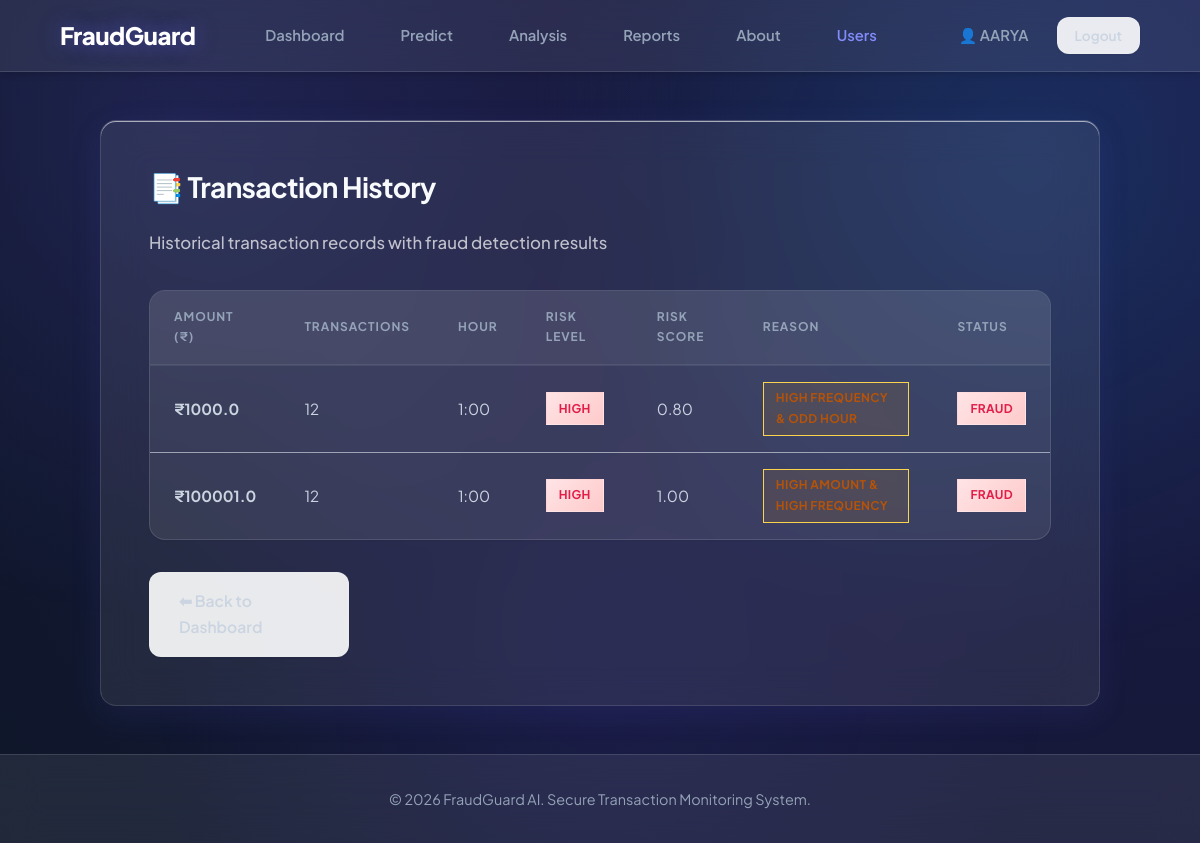
/report/ (signed in), run on the app's committed database.
### core/models.py (models this page shows, shortened)
class TransactionRecord(models.Model):
    amount = models.FloatField()
    transactions = models.IntegerField()
    hour = models.IntegerField()
    fraud_result = models.CharField(max_length=20) # "Fraud" or "Normal"
    risk_level = models.CharField(max_length=20)   # "High Risk", etc.
    risk_score = models.FloatField(default=0.0)
    fraud_reason = models.CharField(max_length=255, blank=True, null=True)
    timestamp = models.DateTimeField(auto_now_add=True)

### core/views.py (the view)
# urls.py: path('report/', views.report, name='report'),
def report(request):
    report_data = TransactionRecord.objects.all().order_by('-timestamp')
    return render(request, 'core/report.html', {'report_data': report_data})

### core/templates/core/report.html (shortened to what this page needs)
{% extends 'core/base.html' %}
{% block content %}
<div class="box wide">
    <h2>📑 Transaction History</h2>
    <p class="subtitle">Historical transaction records with fraud detection results</p>
    {% if report_data %}
    <div class="table-wrapper">
        <table>
            <thead>
                <tr>
                    <th>Amount (₹)</th>
                    <th>Transactions</th>
                    <th>Hour</th>
                    <th>Risk Level</th>
                    <th>Risk Score</th>
                    <th>Reason</th>
                    <th>Status</th>
                </tr>
            </thead>
            <tbody>
                {% for row in report_data %}
                <tr>
                    <td><strong>₹{{ row.amount }}</strong></td>
                    <td>{{ row.transactions }}</td>
                    <td>{{ row.hour }}:00</td>
                    <td>
                        {% if row.risk_level == "High Risk" %}
                        <span class="badge fraud">High</span>
                        {% elif row.risk_level == "Medium Risk" %}
                        <span class="badge warning">Medium</span>
                        {% else %}
                        <span class="badge normal">Low</span>
                        {% endif %}
                    </td>
                    <td>{{ row.risk_score|floatformat:2 }}</td>
                    <td>
                        {% if row.fraud_result == "Fraud" %}
                        <span class="badge reason">{{ row.fraud_reason|default:"N/A" }}</span>
                        {% else %}
                        <span class="badge normal">-</span>
                        {% endif %}
                    </td>
                    <td>
                        {% if row.fraud_result == "Fraud" %}
                        <span class="badge fraud">Fraud</span>
                        {% else %}
                        <span class="badge normal">Normal</span>
                        {% endif %}
                    </td>
                </tr>
                {% endfor %}
            </tbody>
        </table>
    </div>
    {% endif %}
    <a href="{% url 'home' %}" class="button secondary" style="margin-top: 2rem; max-width: 200px;">⬅ Back to
        Dashboard</a>
</div>
{% endblock %}

### core/templates/core/base.html (shortened to what this page needs)
{% load static %}
<!DOCTYPE html>
<html lang="en">
<head>
    <link rel="stylesheet" href="{% static 'core/style.css' %}?v=1.4">
</head>
<body>
    <nav class="navbar">
        <a href="{% url 'home' %}" class="brand">
            FraudGuard
        </a>
        <div class="nav-links">
            <a href="{% url 'home' %}" class="nav-link">Dashboard</a>
            <a href="{% url 'predict' %}" class="nav-link">Predict</a>
            <a href="{% url 'fraud_analysis' %}" class="nav-link">Analysis</a>
            <a href="{% url 'report' %}" class="nav-link">Reports</a>
            <a href="{% url 'about' %}" class="nav-link">About</a>
            {% if user.is_authenticated %}
            {% if user.is_superuser or user.profile.role == 'ADMIN' %}
            <a href="{% url 'user_list' %}" class="nav-link" style="color: var(--primary-light);">Users</a>
            {% endif %}
            {% endif %}
        </div>
        <div class="auth-buttons">
            {% if user.is_authenticated %}
            <span class="nav-link" style="cursor: default;">👤 {{ user.username }}</span>
            <form action="{% url 'logout' %}" method="post" style="display: inline;">
                <button type="submit" class="button secondary btn-inline"
                    style="padding: 0.5rem 1rem; font-size: 0.85rem; width: auto; cursor: pointer;">
                    Logout
                </button>
            </form>
            {% else %}
            <a href="{% url 'login' %}" class="button btn-inline" style="padding: 0.5rem 1.25rem; font-size: 0.85rem;">
                Sign In
            </a>
            {% endif %}
        </div>
    </nav>
    <div class="container">
        {% block content %}
        {% endblock %}
    </div>
    <footer class="footer">
        <p>© 2026 FraudGuard AI. Secure Transaction Monitoring System.</p>
    </footer>
</body>
</html>

### data on the page
TransactionRecord: amount "1000.0", transactions "12", hour "1", risk_level "HIGH", risk_score "0.80", fraud_reason "HIGH FREQUENCY & ODD HOUR", fraud_result "FRAUD"
TransactionRecord: amount "100001.0", transactions "12", hour "1", risk_level "HIGH", risk_score "1.00", fraud_reason "HIGH AMOUNT & HIGH FREQUENCY", fraud_result "FRAUD"

### other printed values
{{ user.username }} "AARYA"
